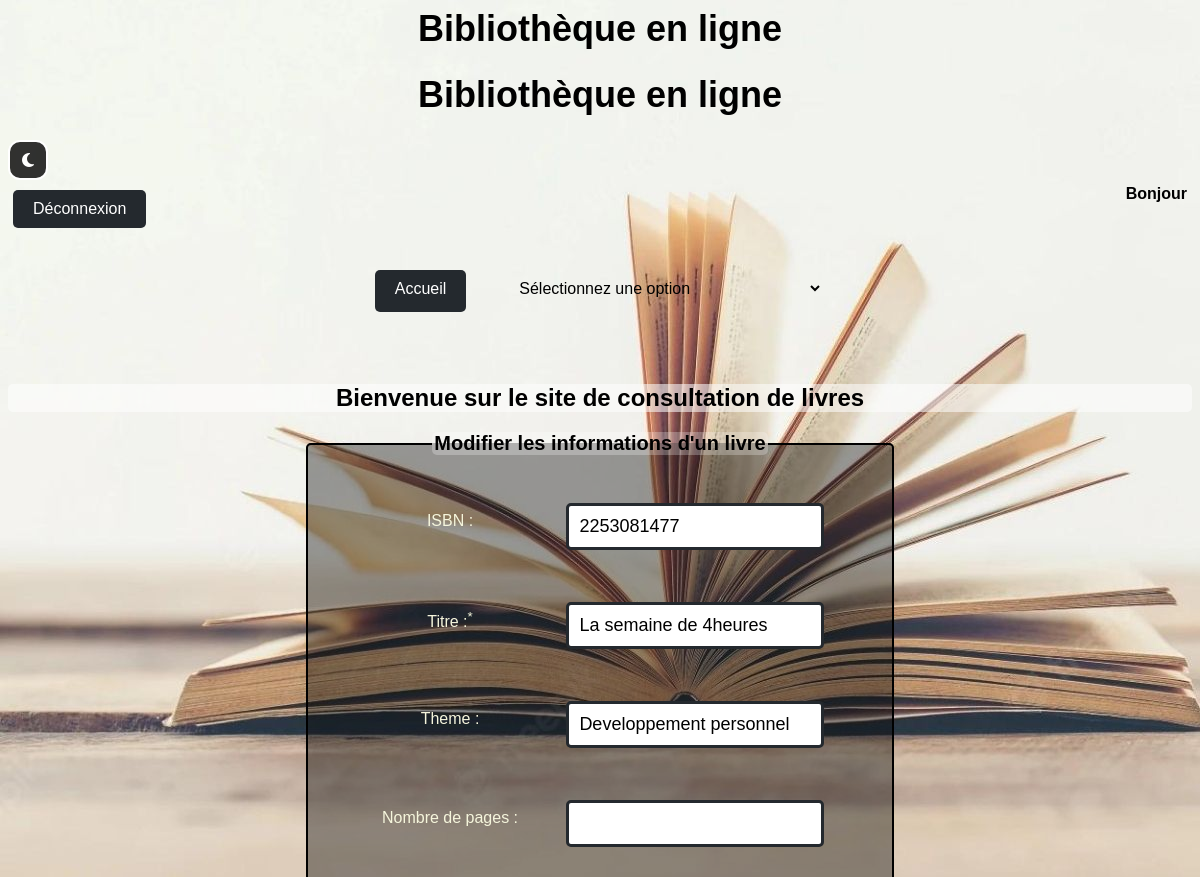
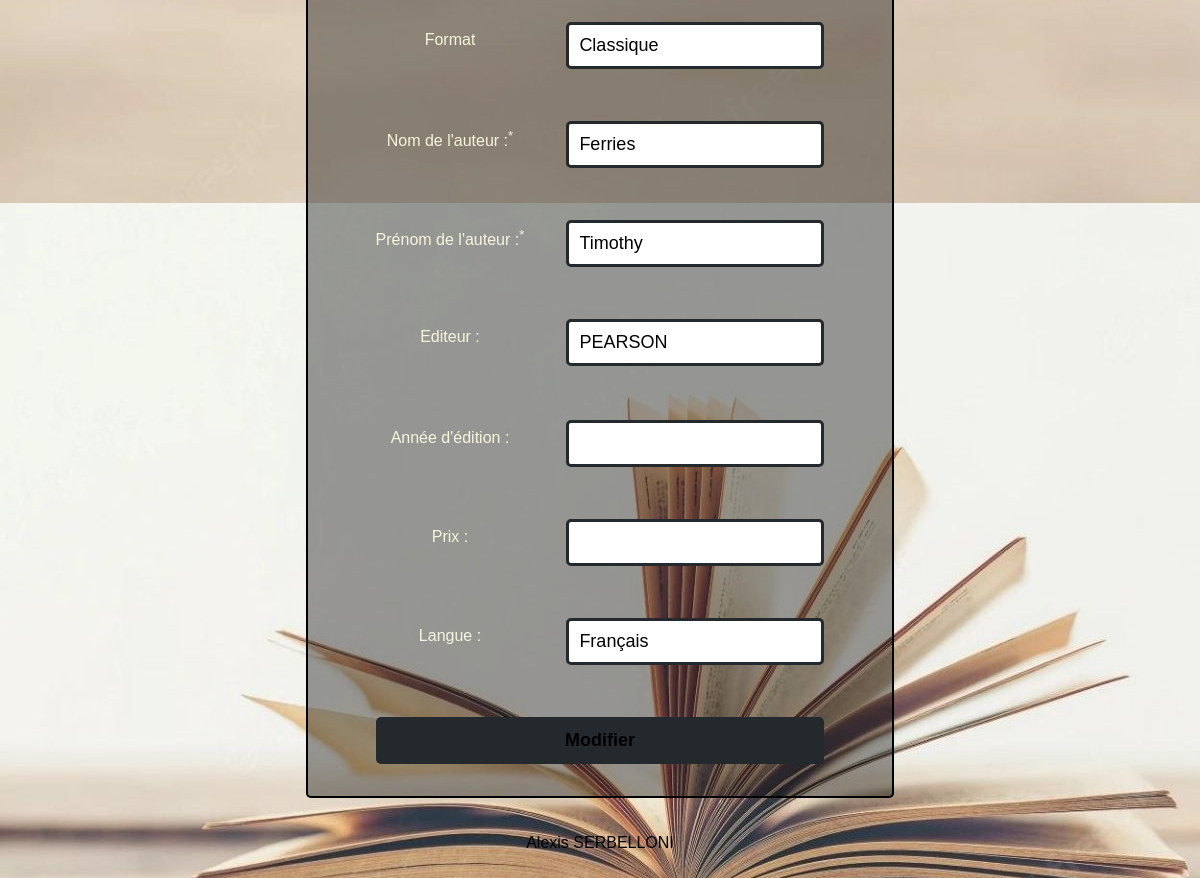
The page /modifierLigne.php?id=5 on the database its author committed (2 pictures, top to bottom).
### tables this page shows
CREATE TABLE `livre` (
  `id` int(11) NOT NULL,
  `isbn` varchar(15) NOT NULL,
  `titre` varchar(80) NOT NULL,
  `theme` varchar(80) NOT NULL,
  `nombreDePage` varchar(150) NOT NULL,
  `format` varchar(80) NOT NULL,
  `nomAuteur` varchar(80) NOT NULL,
  `prenomAuteur` varchar(80) NOT NULL,
  `editeur` varchar(80) NOT NULL,
  `anneeEdition` varchar(80) NOT NULL,
  `prix` decimal(6,0) NOT NULL,
  `langue` varchar(80) NOT NULL
);

### modifierLigne.php (the view, shortened to what this page needs)
<!DOCTYPE html>
<html lang="en">
<head>
    <link rel="stylesheet" href="style.css">
    <link rel="stylesheet" href="styledark.css">
    <link rel="stylesheet" href="https://cdnjs.cloudflare.com/ajax/libs/font-awesome/6.2.1/css/all.min.css" />
</head>
<body class="light">
    <h1>Bibliothèque en ligne</h1>
<?php include "acceuil.php";
        $connex = mysqli_connect('localhost', 'root', '', 'bibliotheque');
        $id = $_GET['id'];
        $query = "SELECT * FROM livre WHERE id = '$id'";
        $result = mysqli_query($connex, $query);
        $row = mysqli_fetch_array($result);
        ?>
    <form action="traitmodifierLigne.php?id=<?= $id; ?>" method="post">
        <fieldset>
            <legend id="legend"><b>Modifier les informations d'un livre</b></legend>
            <table>
                <tr>
                    <td>
                        <label for="isbn">ISBN :</label>
                    </td>
                    <td>
                        <input type="text" name="isbn" id="isbn" value="<?= $row['isbn'] ?>">
                    </td>
                </tr>
                <tr>
                    <td>
                        <label for="titre">Titre :<sup>*</sup></label>
                    </td>
                    <td>
                        <input type="text" name="titre" id="titre" value="<?= $row['titre'] ?>">
                    </td>
                </tr>
                <tr>
                    <td>
                        <label for="theme">Theme :</label>
                    </td>
                    <td>
                        <input type="text" name="theme" id="theme" value="<?= $row['theme'] ?>">
                    </td>
                </tr>
                <tr>
                    <td>
                        <label for="nbPage">Nombre de pages :</label>
                    </td>
                    <td>
                        <input type="text" name="nbPage" id="nbPage" <?= $row['nombreDePage'] ?>>
                    </td>
                </tr>
                <tr>
                    <td>
                        <label for="format">Format
                    </td>
                    <td>
                        <input type="text" name="format" id="format" value="<?= $row['format'] ?>">
                    </td>
                </tr>
                <tr>
                    <td>
                        <label for="nomAuteur">Nom de l'auteur :<sup>*</sup></label>
                    </td>
                    <td>
                        <input type="text" name="nomAuteur" id="nomAuteur" value="<?= $row['nomAuteur'] ?>">
                    </td>
                </tr>
                <tr>
                    <td>
                        <label for="prenomAuteur">Prénom de l'auteur :<sup>*</sup></label>
                    </td>
                    <td>
                        <input type="text" name="prenomAuteur" id="prenomAuteur" value="<?= $row['prenomAuteur'] ?>">
                    </td>
                </tr>
                <tr>
                    <td>
                        <label for="editeur">Editeur :</label>
                    </td>
                    <td>
                        <input type="text" name="editeur" id="editeur" value="<?= $row['editeur'] ?>">
                    </td>
                </tr>
                <tr>
                <tr>
                    <td>
                        <label for="anneeEdition">Année d'édition :</label>
                    </td>
                    <td>
                        <input type="text" name="anneeEdition" id="anneeEdition" <?= $row['anneeEdition'] ?>>
                    </td>
                </tr>
                <tr>
                    <td>
                        <label for="prix">Prix :</label>
                    </td>
                    <td>
                        <input type="text" name="prix" id="prix" <?= $row['prix'] ?>>
                    </td>
                </tr>
                <tr>
                    <td>
                        <label for="langue">Langue : </label>
                    </td>
                    <td>
                        <input type="text" name="langue" id="langue" value="<?= $row['langue'] ?>">
                    </td>
                </tr>
                <tr>
                    <td colspan="2" align="center">
                        <input type="submit" value="Modifier" id="submit">
                    </td>
                </tr>
            </table>
        </fieldset>
    </form>
<?php include "footer.php" ?>
</body>
</html>

### style.css (style rules this page uses)
* { box-sizing: border-box; }
body { background: url(./css/img/9.jpg) no-repeat center center fixed; background-size: cover; font-family: Arial, Helvetica, sans-serif; font-family: Arial, sans-serif; background-color: beige; color: cream; }
h1 { text-align: center; margin-top: 5px; }
table { margin: 0 auto; }
fieldset { background-color: rgba(0, 0, 0, 0.386); border-radius: 5px; border: 2px solid black; }
legend { color: #000000; font-size: 20px; background-color: rgba(255, 255, 255, 0.256); border-radius: 5px; }
input[type="submit"] { border-radius: 5px; padding: 5px; margin-top: 5px; border: none; font-weight: bold; }
label { color: beige; }
table { margin-top: 10px; }
form { width: 50%; margin: 0 auto; min-width: 30%; text-align: center; }
input[type="text"], input[type="submit"] { padding: 10px; font-size: 18px; border-radius: 5px; border: 1px solid lightgray; margin-top: 10px; transition: 0.3s ease-in-out; }
input[type="submit"] { background-color: lightgray; color: white; width: 120px; }
#legend { font-size: 20px; }

### styledark.css (style rules this page uses)
body.dark input[type="text"], input[type="password"], input[type="submit"], input[type="mail"] { color: black; }

### styleIndex.css (style rules this page uses)
body { background: url(./Css/img/9.jpg); }
h1 { text-align: center; font-size: 36px; }
td { padding: 20px; }
input[type="text"], input[type="password"], input[type="submit"], input[type="mail"] { width: 100%; padding: 10px; border-radius: 5px; border: 3px solid #24292e; font-size: 18px; transition: all 0.3s ease-in-out; }
input[type="submit"] { background-color: #24292e; color: #fff; cursor: pointer; }

### rows shown on the page
livre: isbn "2253081477", titre "La semaine de 4heures", theme "Developpement personnel", format "Classique", nomAuteur "Ferries", prenomAuteur "Timothy", editeur "PEARSON", langue "Français"
